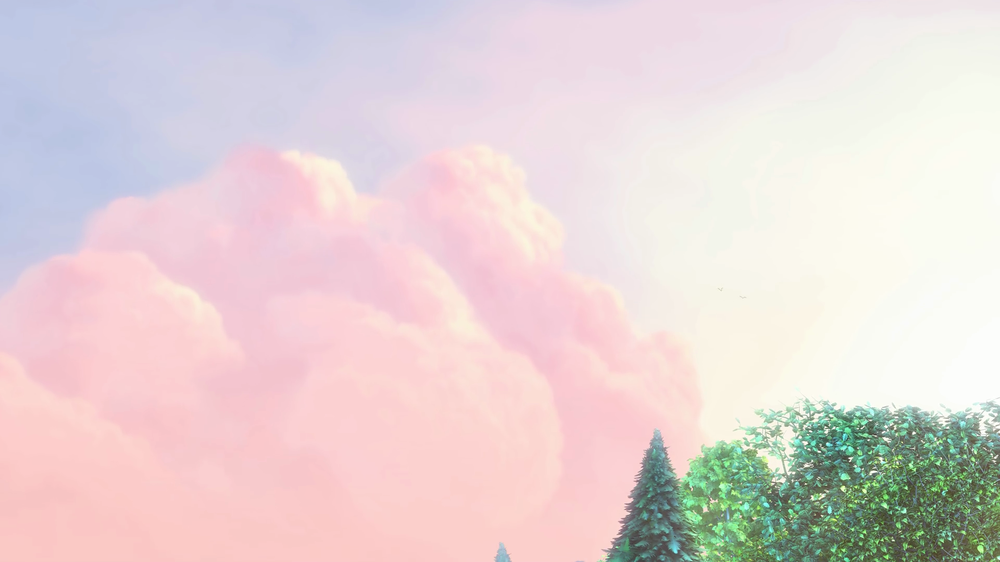
//> input picture assignment_2/Akshay.Aralikatti/200th_frame.png, 1000 x 562 px, shrunk from 1920 x 1080 before the run
$ ./canny   (built with g++ and OpenCV 4)
//> lines starting //> are read from the running program, lines starting //| are printed output that depends on the picture
// [28 lines of commented-out code are left out]

#include "opencv2/imgproc.hpp"
#include "opencv2/highgui.hpp"
#include <iostream>

using namespace cv;
using namespace std;

#define ESCAPE_KEY (27)

Mat src, src_gray;
Mat dst, detected_edges;
int lowThreshold = 0;
const int max_lowThreshold = 100;
const int canny_ratio = 3;
const int kernel_size = 3;
const char* window_name = "Edge Map";

static void CannyThreshold(int, void*)
{
    blur(src_gray, detected_edges, Size(3, 3));
    Canny(detected_edges, detected_edges, lowThreshold, lowThreshold * canny_ratio, kernel_size);
    dst = Scalar::all(0);
    src.copyTo(dst, detected_edges);
    imshow(window_name, dst);
}

int main()
{
    char winInput;

    // Load image directly from the same folder
    src = imread("200th_frame.png", IMREAD_COLOR); // Load image in color
//> src is the input picture: 562 rows x 1000 cols, CV_8UC3; mean B, G, R 213, 212.4, 228.1
    if (src.empty())
    {
        cout << "Could not open or find the image!" << endl;
        return -1;
    }

    // Prepare images
    dst.create(src.size(), src.type());
    cvtColor(src, src_gray, COLOR_BGR2GRAY);  // Convert to grayscale
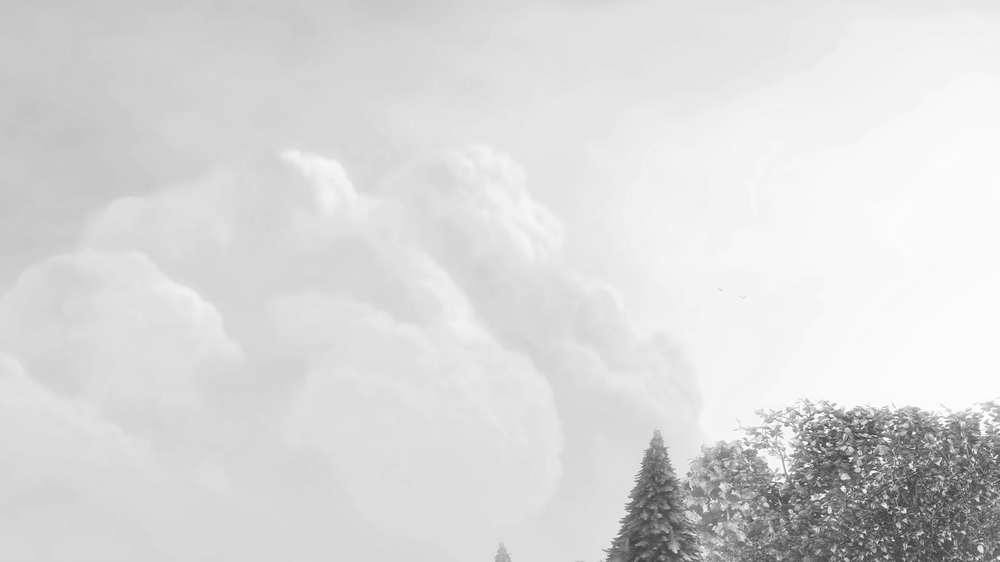
//> src_gray: 562 rows x 1000 cols, CV_8UC1; min 53, max 255, mean 217.1

    namedWindow(window_name, WINDOW_AUTOSIZE);
    createTrackbar("Min Threshold:", window_name, &lowThreshold, max_lowThreshold, CannyThreshold);

    while (true)
    {
        CannyThreshold(0, 0);
//> in CannyThreshold, `Canny(detected_edges, detected_edges, lowThreshold, lowThreshold * can..`:
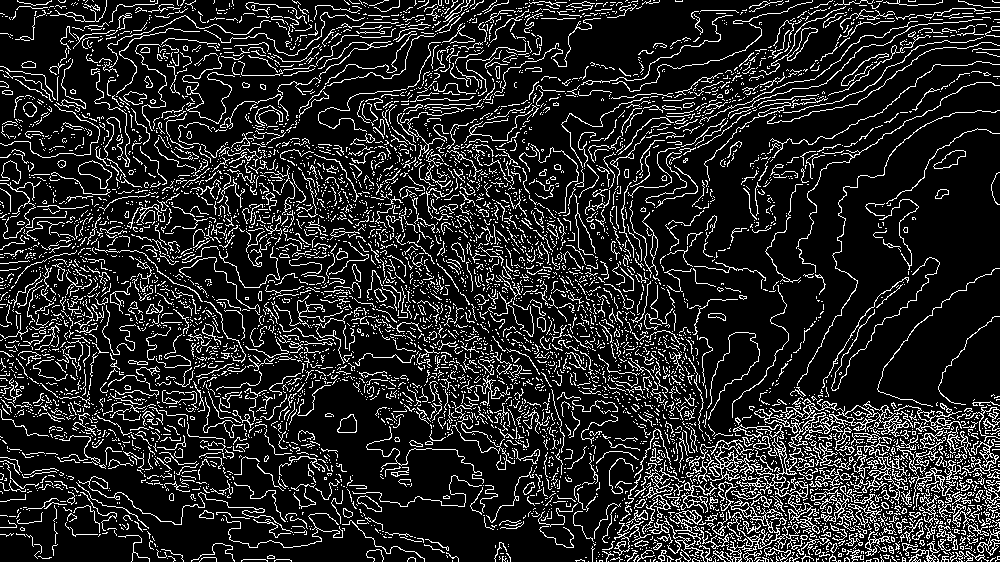
//> detected_edges: 562 rows x 1000 cols, CV_8UC1; 15% white in thin lines or dots
//> in CannyThreshold, `src.copyTo(dst, detected_edges);`:
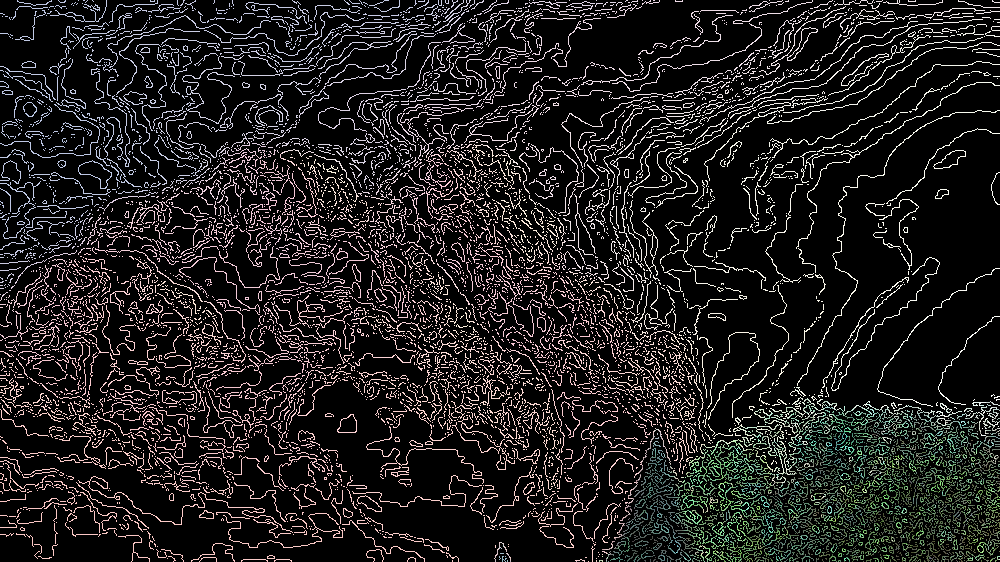
//> dst: 562 rows x 1000 cols, CV_8UC3; mean B, G, R 30.1, 30.4, 32.1

        winInput = waitKey(10);
//> the Esc key is pressed
        if (winInput == ESCAPE_KEY)
        {
            break;  // Exit on ESC key
        }
    }

    // Save the output edge-detected image
    imwrite("canny_edges_200th_frame.png", dst);
    cout << "Edge-detected image saved as 'canny_edges_200th_frame.png'" << endl;

    return 0;
}
